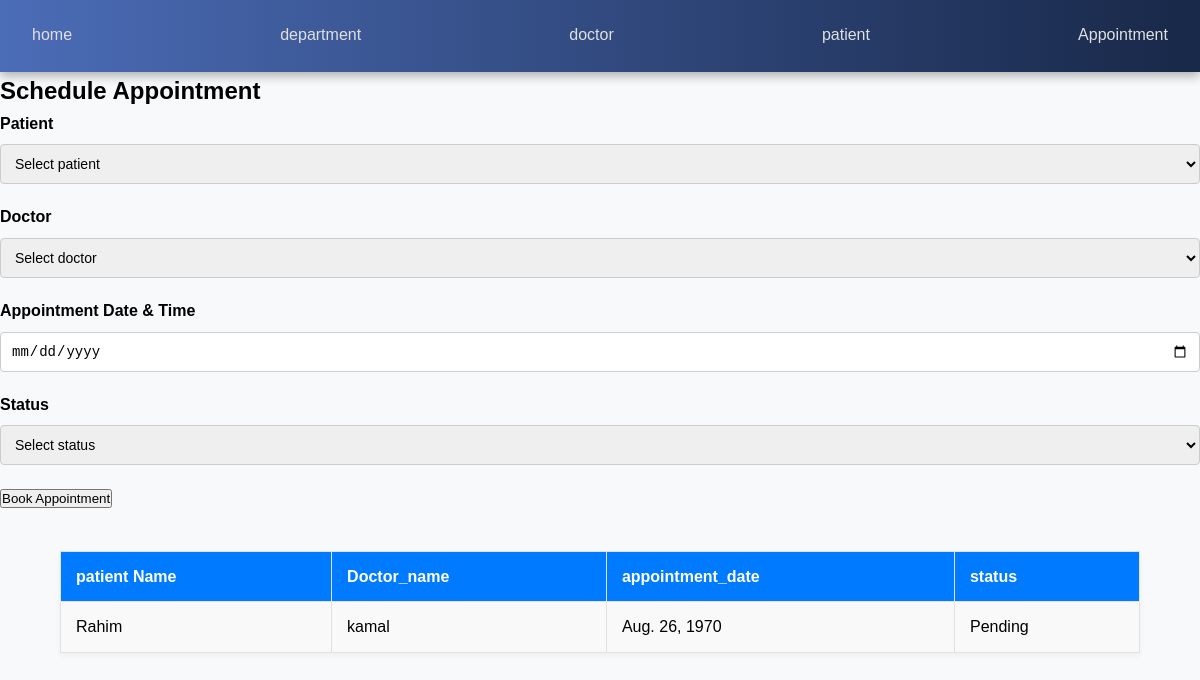
/appointment/, run on the app's committed database.
### myapp/models.py (models this page shows, shortened)
class Appointmentmodel(models.Model):
     STATUS_CHOICES=[
          ("Pending","Pending"),
          ("Completed","Completed"),
          ("Cancelled","Cancelled"),
     ]
     patient=models.ForeignKey(Patientmodel, on_delete=models.CASCADE,)
     doctor=models.ForeignKey(Doctormodel, on_delete=models.CASCADE)
     appointment_date=models.DateField(null=True)
     status=models.CharField(choices= STATUS_CHOICES, null=True, max_length=50,default="Pending")

class Patientmodel(models.Model):
     GENDER_CHOICES=[
        ( 'Male','Male'),
        ( 'Female','Female'),
        ( 'others','others'),
     ]
     name=models.CharField(null=True, max_length=50)
     age=models.IntegerField(null=True)
     gender=models.CharField(choices=GENDER_CHOICES, max_length=50,null=True)
     phone=models.CharField(null=True, max_length=15)
     address=models.TextField(null=True)
     doctor=models.ForeignKey(Doctormodel, on_delete=models.CASCADE,related_name="patient")

class Doctormodel(models.Model):
    SPECIALIZATION_CHOICE=[
        ('Cardiology','Cardiology'),
        ('Dermatology','Dermatology'),
        ('Pediatrics','Pediatrics'),
        ('Oncology','Oncology'),
    ]
    name=models.CharField(null=True, max_length=50)
    specialization=models.CharField(max_length=100,choices= SPECIALIZATION_CHOICE,null=True)
    phone=models.CharField(null=True, max_length=15)
    email=models.EmailField(null=True, max_length=254)
    department=models.ForeignKey(Departmentmodel, on_delete=models.SET_NULL,null=True,related_name="doctor")

### myapp/views.py (the view, shortened to what this page needs)
# urls.py: path('appointment/', appointmentpage, name='appointmentpageurl'),
def appointmentpage(request):
    patient_data=Patientmodel.objects.all()
    doctor_data=Doctormodel.objects.all()
    appointment_data=Appointmentmodel.objects.all()
    context={
         'patient_data':patient_data,
        'appointment_data':appointment_data,
        'doctor_data':doctor_data
                }
    return render(request,"appointment.html",context)

### Templates/appointment.html (shortened to what this page needs)
{% extends 'base.html' %}
{% block body %}
<form class="appointment-form" action="" method="POST">
  <h2>Schedule Appointment</h2>
  <div class="form-group">
    <label for="patient">Patient</label>
    <select id="patient" name="patient" required>
      <option value="" disabled selected>Select patient</option>
    </select>
  </div>
  <div class="form-group">
    <label for="doctor">Doctor</label>
    <select id="doctor" name="doctor" required>
      <option value="" disabled selected>Select doctor</option>
    </select>
  </div>
  <div class="form-group">
    <label for="appointment_date">Appointment Date & Time</label>
    <input type="date" id="appointment_date" name="appointment_date" required />
  </div>
  <div class="form-group">
    <label for="status">Status</label>
    <select id="status" name="status" class="status-select" required>
      <option value="" disabled selected>Select status</option>
    </select>
  </div>
  <button type="submit">Book Appointment</button>
</form>
<table>
  <tr>
    <th>patient Name</th>
    <th>Doctor_name</th>
    <th>appointment_date</th>
    <th>status</th>
  </tr>
  {% for i in appointment_data  %}
  <tr>
    <td>{{ i.patient.name}}</td>
    <td>{{ i.doctor.name }}</td>
    <td>{{ i.appointment_date}}</td>
    <td>{{ i.status }}</td>
  </tr>
  {% endfor %}
</table>
{% endblock body %}

### Templates/base.html (style rules this page uses)
* { margin: 0; padding: 0; box-sizing: border-box; }
body { font-family: 'Segoe UI', Tahoma, Geneva, Verdana, sans-serif; line-height: 1.6; }

### Templates/appointment.html (style rules this page uses)
body { font-family: Arial, sans-serif; background: #f8f9fa; margin: 0; padding: 0; }
.form-group { margin-bottom: 20px; }
.form-group label { display: block; font-weight: bold; margin-bottom: 8px; }
.form-group input, .form-group select { width: 100%; padding: 10px; border: 1px solid #ccc; border-radius: 4px; font-size: 14px; }
table { width: 90%; margin: 40px auto; border-collapse: collapse; background: #fff; box-shadow: 0 2px 6px rgba(0, 0, 0, 0.05); color:black; }
th, td { padding: 12px 15px; border: 1px solid #e2e2e2; text-align: left; }
th { background-color: #007bff; color: white; }
tr:nth-child(even) { background-color: #f9f9f9; }
label { color:black; }

### data on the page
Appointmentmodel: patient.name "Rahim", doctor.name "kamal", appointment_date "Aug. 26, 1970", status "Pending"
